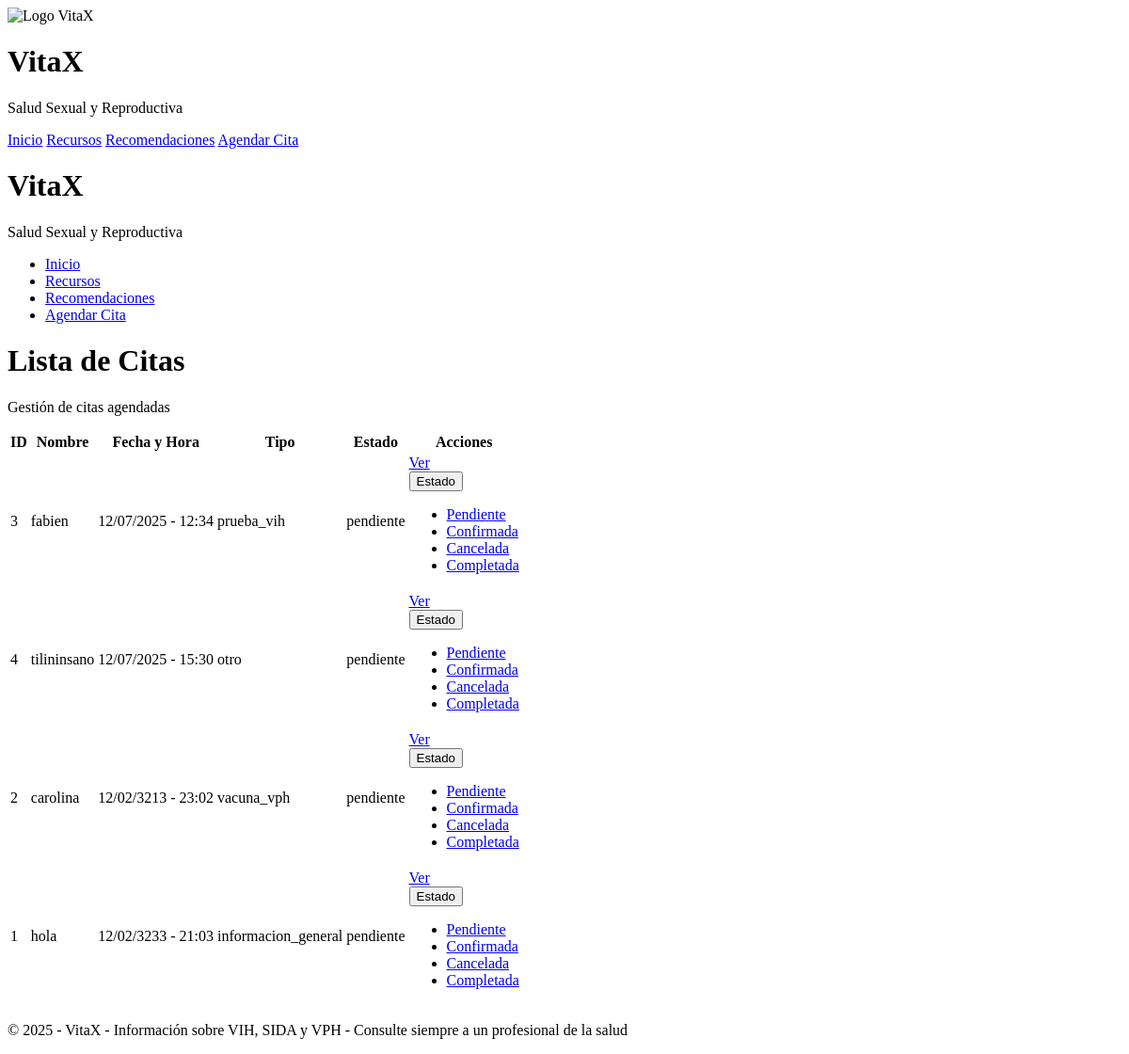
The app's page /citas/lista, older data.
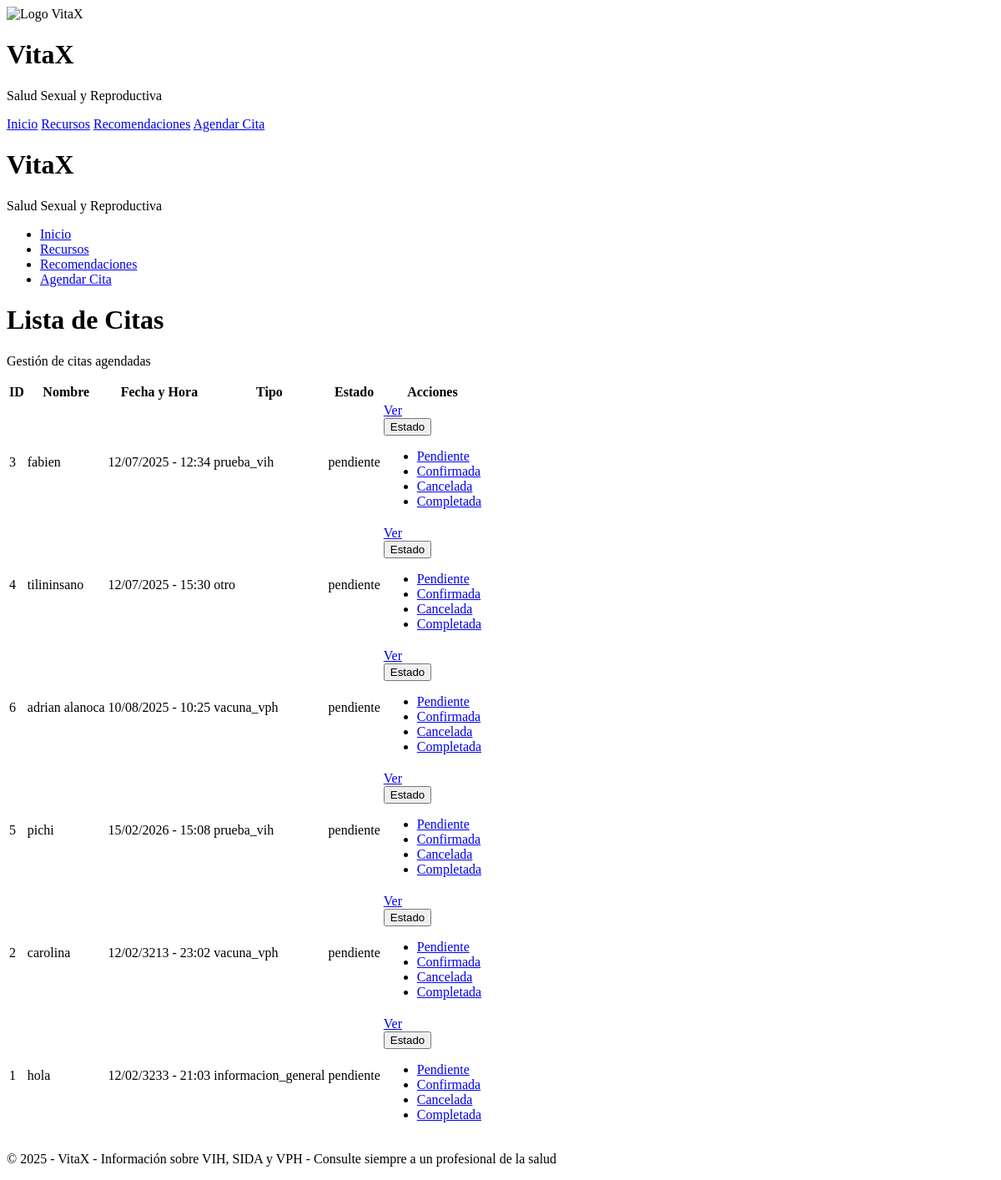
The same page, newer data.
### app/models/cita.py (models this page shows, shortened)
class Cita(db.Model):
    __tablename__ = 'citas'
    id = db.Column(db.Integer, primary_key=True)
    nombre = db.Column(db.String(100), nullable=False)
    email = db.Column(db.String(100), nullable=False)
    telefono = db.Column(db.String(20), nullable=False)
    fecha = db.Column(db.Date, nullable=False)
    hora = db.Column(db.Time, nullable=False)
    tipo_consulta = db.Column(db.String(50), nullable=False)
    comentarios = db.Column(db.Text, nullable=True)
    fecha_solicitud = db.Column(db.DateTime, default=datetime.utcnow)
    estado = db.Column(db.String(20), default='pendiente')  # pendiente, confirmada, cancelada, completada

### app/routes/citas.py (the view)
@citas_bp.route('/lista')
def lista():
    citas = Cita.query.order_by(Cita.fecha, Cita.hora).all()
    return render_template('citas/lista.html', titulo='Lista de Citas', citas=citas)

### app/templates/citas/lista.html
{% extends 'base.html' %}
{% block content %}
<h1>Lista de Citas</h1>
<p class="lead">Gestión de citas agendadas</p>
<div class="card mt-4">
    <div class="card-body">
        {% if citas %}
            <div class="table-responsive">
                <table class="table table-striped table-hover">
                    <thead>
                        <tr>
                            <th>ID</th>
                            <th>Nombre</th>
                            <th>Fecha y Hora</th>
                            <th>Tipo</th>
                            <th>Estado</th>
                            <th>Acciones</th>
                        </tr>
                    </thead>
                    <tbody>
                        {% for cita in citas %}
                            <tr>
                                <td>{{ cita.id }}</td>
                                <td>{{ cita.nombre }}</td>
                                <td>{{ cita.fecha.strftime('%d/%m/%Y') }} - {{ cita.hora.strftime('%H:%M') }}</td>
                                <td>{{ cita.tipo_consulta }}</td>
                                <td>
                                    <span class="badge {% if cita.estado == 'pendiente' %}bg-warning{% elif cita.estado == 'confirmada' %}bg-success{% elif cita.estado == 'cancelada' %}bg-danger{% else %}bg-secondary{% endif %}">
                                        {{ cita.estado }}
                                    </span>
                                </td>
                                <td>
                                    <a href="{{ url_for('citas.detalle', id=cita.id) }}" class="btn btn-sm btn-info">Ver</a>
                                    <div class="btn-group dropdown">
                                        <button type="button" class="btn btn-sm btn-secondary dropdown-toggle" data-bs-toggle="dropdown">
                                            Estado
                                        </button>
                                        <ul class="dropdown-menu">
                                            <li><a class="dropdown-item" href="{{ url_for('citas.cambiar_estado', id=cita.id, estado='pendiente') }}">Pendiente</a></li>
                                            <li><a class="dropdown-item" href="{{ url_for('citas.cambiar_estado', id=cita.id, estado='confirmada') }}">Confirmada</a></li>
                                            <li><a class="dropdown-item" href="{{ url_for('citas.cambiar_estado', id=cita.id, estado='cancelada') }}">Cancelada</a></li>
                                            <li><a class="dropdown-item" href="{{ url_for('citas.cambiar_estado', id=cita.id, estado='completada') }}">Completada</a></li>
                                        </ul>
                                    </div>
                                </td>
                            </tr>
                        {% endfor %}
                    </tbody>
                </table>
            </div>
        {% else %}
            <div class="alert alert-info">No hay citas registradas actualmente.</div>
        {% endif %}
    </div>
</div>
{% endblock %}

### app/templates/base.html (shortened to what this page needs)
<!DOCTYPE html>
<html lang="es">
<head>
    <header class="main-header">
        <div class="header-wrapper">
          <div class="logo-container">
            <div class="logo-img">
              <img src="{{ url_for('static', filename='img/logo.png') }}" alt="Logo VitaX">
            </div>
            <div class="logo-text-group">
              <h1 class="logo-text">VitaX</h1>
              <p class="logo-subtitle">Salud Sexual y Reproductiva</p>
            </div>
          </div>
          <nav class="main-nav">
            <a href="{{ url_for('inicio.index') }}" class="nav-link {% if request.path == url_for('inicio.index') %}active{% endif %}">Inicio</a>
            <a href="{{ url_for('recursos.index') }}" class="nav-link {% if request.path.startswith('/recursos') %}active{% endif %}">Recursos</a>
            <a href="{{ url_for('recomendaciones.index') }}" class="nav-link {% if request.path.startswith('/recomendaciones') %}active{% endif %}">Recomendaciones</a>
            <a href="{{ url_for('citas.agendar') }}" class="nav-link {% if request.path.startswith('/citas') %}active{% endif %}">Agendar Cita</a>
          </nav>
        </div>
      </header>
</head>
<body>
    <header class="main-header">
        <div class="container">
            <div class="row align-items-center">
                <div class="col-lg-4">
                    <div class="logo-container">
                        <div>
                            <h1 class="logo-text">VitaX</h1>
                            <p class="logo-subtitle">Salud Sexual y Reproductiva</p>
                        </div>
                    </div>
                </div>
                <div class="col-lg-8">
                    <nav class="main-nav">
                        <ul class="nav">
                            <li class="nav-item">
                                <a class="nav-link {% if request.path == url_for('inicio.index') %}active{% endif %}"
                                   href="{{ url_for('inicio.index') }}">Inicio</a>
                            </li>
                            <li class="nav-item">
                                <a class="nav-link {% if request.path.startswith('/recursos') %}active{% endif %}"
                                   href="{{ url_for('recursos.index') }}">Recursos</a>
                            </li>
                            <li class="nav-item">
                                <a class="nav-link {% if request.path.startswith('/recomendaciones') %}active{% endif %}"
                                   href="{{ url_for('recomendaciones.index') }}">Recomendaciones</a>
                            </li>
                            <li class="nav-item">
                                <a class="nav-link {% if request.path.startswith('/citas') %}active{% endif %}"
                                   href="{{ url_for('citas.agendar') }}">Agendar Cita</a>
                            </li>
                        </ul>
                    </nav>
                </div>
            </div>
        </div>
    </header>
    <div class="container mt-4">
        {% block content %}{% endblock %}
    </div>
    <footer class="main-footer mt-5">
        <div class="container">
            <p>© 2025 - VitaX - Información sobre VIH, SIDA y VPH - Consulte siempre a un profesional de la salud</p>
        </div>
    </footer>
</body>
</html>

Row changes from the older to the newer data that the page shows:
added Cita: id "6", nombre "adrian alanoca", fecha "10/08/2025", hora "10:25", tipo_consulta "vacuna_vph", estado "pendiente"
added Cita: id "5", nombre "pichi", fecha "15/02/2026", hora "15:08", tipo_consulta "prueba_vih", estado "pendiente"
